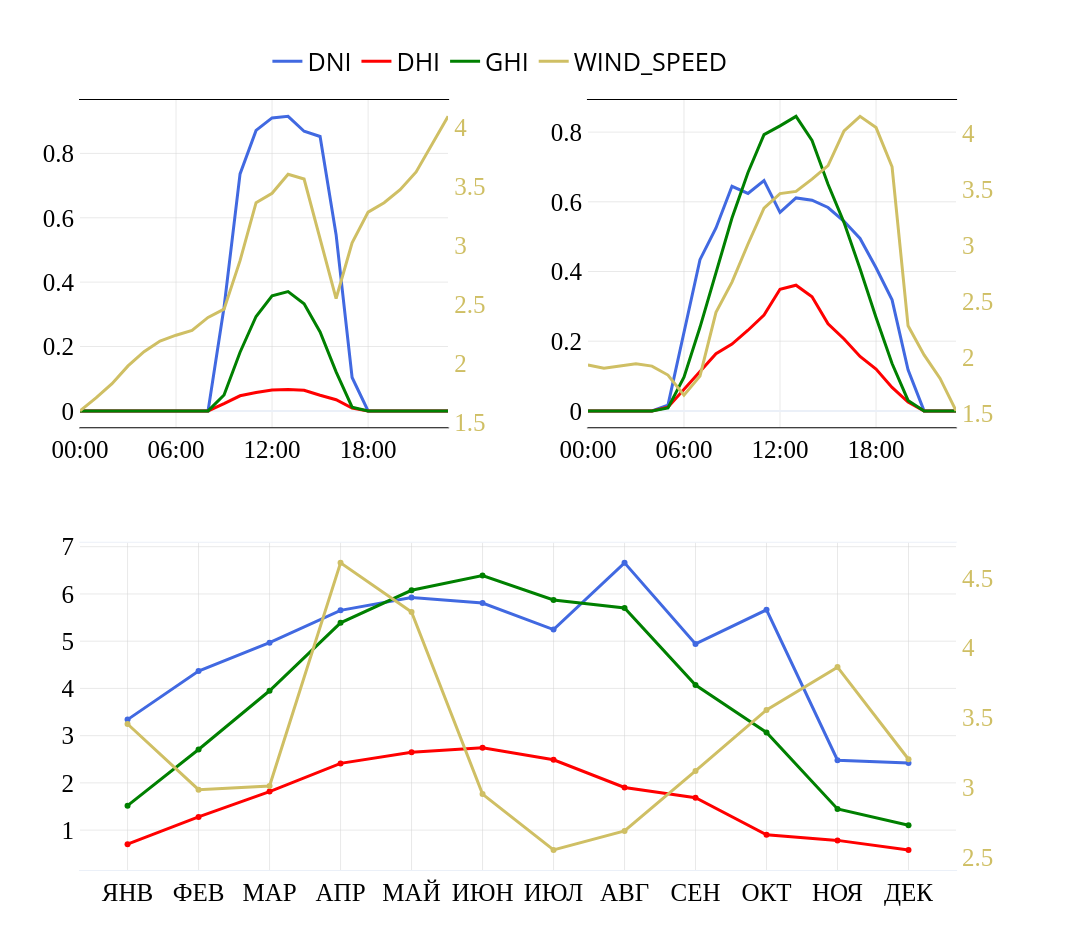

Notebook source saved alongside this figure:
### Code cell
from enum import Enum
from pathlib import Path
from plotly.subplots import make_subplots
import plotly.graph_objects as go

ROOT = Path().resolve().parents[1]
name_plot = 'plotly_gen'

class TraceParam(Enum):
    DNI = ('dni', False, '#4169E1')
    DHI = ('dhi', False, '#FF0000')
    GHI = ('ghi', False, '#008000')
    WS = ('wind_speed', True, '#CFBF64')
    # TA = ('temp_air', True, '#2B1700')

secondary_color = next(trace.value[2] for trace in TraceParam if trace.value[1] is True)

seasons = [('winter', data_day_winter, 1), ('summer', data_day_sum, 2)]

fig = make_subplots(rows=2, cols=2, horizontal_spacing=0.15,
                    vertical_spacing=0.15,
                    specs=[[{"secondary_y": True}, {"secondary_y": True}],
                           [{"colspan": 2, "secondary_y": True}, None]])

for season_label, data, col in seasons:
    for trace in TraceParam:
        name, secondary, color = trace.value
        fig.add_trace(
            go.Scatter(x=data['datetime'], y=data[name], name=name.upper(),
                       line=dict(color=color, width=3),
                       textposition='top center', showlegend=(col == 1)),
            secondary_y=secondary,
            row=1, col=col
        )

for trace in TraceParam:
    name, secondary, color = trace.value
    fig.add_trace(
        go.Scatter(x=data_year.index, y=data_year[name], name=name.upper(),
                   line=dict(color=color, width=3),
                   showlegend=False),
        secondary_y=secondary,
        row=2, col=1
    )
axis_config = {
    'tickfont_size': 25,
    'tickfont_color': 'black',
    'tickfont_family': 'bold',
    'showgrid': True,
    'gridcolor': 'lightgray',
    'gridwidth': 0.5,
    'mirror': True,
    'linewidth': 1
}
xaxis_config = {**axis_config, 'tickformat': '%H:00', 'linecolor': 'black'}
yaxis_config = {**axis_config, 'tickformat': ',2f', 'linecolor': 'white'}

for col in (1, 2):
    fig.update_xaxes(title_font=dict(color='black', size=50, family='bold'),
                     **xaxis_config, row=1, col=col)
    fig.update_yaxes(**yaxis_config, row=1, col=col)

fig.update_xaxes(title_font=dict(color='black', size=50, family='bold'),
                 **axis_config, row=2, col=1)
fig.update_yaxes(**yaxis_config, row=2, col=1)

secondary_y_config = {
    **yaxis_config,
    'showgrid': False,
    'tickfont_color': secondary_color
}

for row, col in [(1, 1), (1, 2), (2, 1)]:
    fig.update_yaxes(**secondary_y_config, secondary_y=True, row=row, col=col)

fig.update_layout(
    legend=dict(orientation="h", yanchor="bottom", y=1.02, xanchor="right", x=0.70),
    width=1600, height=950, template="plotly_white", autosize=False,
    plot_bgcolor='rgba(245,40,145,0)',
    legend_font_size=25, legend_font_color='black',
    title_font_size=35, title_font_family="bold", title_font_color="black",
    legend_title_font_color="black", legend_title_font_family="bold",
    separators="* .*"
)

fig.update_annotations(font_size=35, font_color='black')
fig.show()

data_path = ROOT / 'src' / 'plots' / f'{name_plot}.png'
fig.write_image(data_path)

### Figure 1 — Plotly figure (JSON) as saved in the notebook; plotly's stock layout.template omitted (floating-point values rounded to 4 significant figures)
{"data": [{"line": {"color": "#4169E1", "width": 3}, "name": "DNI", "showlegend": true, "textposition": "top center", "x": ["2019-01-18T00:00:00.000000000", "2019-01-18T01:00:00.000000000", "2019-01-18T02:00:00.000000000", "2019-01-18T03:00:00.000000000", "2019-01-18T04:00:00.000000000", "2019-01-18T05:00:00.000000000", "2019-01-18T06:00:00.000000000", "2019-01-18T07:00:00.000000000", "2019-01-18T08:00:00.000000000", "2019-01-18T09:00:00.000000000", "2019-01-18T10:00:00.000000000", "2019-01-18T11:00:00.000000000", "2019-01-18T12:00:00.000000000", "2019-01-18T13:00:00.000000000", "2019-01-18T14:00:00.000000000", "2019-01-18T15:00:00.000000000", "2019-01-18T16:00:00.000000000", "2019-01-18T17:00:00.000000000", "2019-01-18T18:00:00.000000000", "2019-01-18T19:00:00.000000000", "2019-01-18T20:00:00.000000000", "2019-01-18T21:00:00.000000000", "2019-01-18T22:00:00.000000000", "2019-01-18T23:00:00.000000000"], "y": [0.0, 0.0, 0.0, 0.0, 0.0, 0.0, 0.0, 0.0, 0.0, 0.3222, 0.7364, 0.8715, 0.9102, 0.9151, 0.8687, 0.8526, 0.5475, 0.1038, 0.0, 0.0, 0.0, 0.0, 0.0, 0.0], "type": "scatter", "xaxis": "x", "yaxis": "y"}, {"line": {"color": "#FF0000", "width": 3}, "name": "DHI", "showlegend": true, "textposition": "top center", "x": ["2019-01-18T00:00:00.000000000", "2019-01-18T01:00:00.000000000", "2019-01-18T02:00:00.000000000", "2019-01-18T03:00:00.000000000", "2019-01-18T04:00:00.000000000", "2019-01-18T05:00:00.000000000", "2019-01-18T06:00:00.000000000", "2019-01-18T07:00:00.000000000", "2019-01-18T08:00:00.000000000", "2019-01-18T09:00:00.000000000", "2019-01-18T10:00:00.000000000", "2019-01-18T11:00:00.000000000", "2019-01-18T12:00:00.000000000", "2019-01-18T13:00:00.000000000", "2019-01-18T14:00:00.000000000", "2019-01-18T15:00:00.000000000", "2019-01-18T16:00:00.000000000", "2019-01-18T17:00:00.000000000", "2019-01-18T18:00:00.000000000", "2019-01-18T19:00:00.000000000", "2019-01-18T20:00:00.000000000", "2019-01-18T21:00:00.000000000", "2019-01-18T22:00:00.000000000", "2019-01-18T23:00:00.000000000"], "y": [0.0, 0.0, 0.0, 0.0, 0.0, 0.0, 0.0, 0.0, 0.0, 0.02258, 0.04688, 0.05684, 0.06502, 0.06618, 0.06398, 0.04854, 0.03458, 0.00859, 0.0, 0.0, 0.0, 0.0, 0.0, 0.0], "type": "scatter", "xaxis": "x", "yaxis": "y"}, {"line": {"color": "#008000", "width": 3}, "name": "GHI", "showlegend": true, "textposition": "top center", "x": ["2019-01-18T00:00:00.000000000", "2019-01-18T01:00:00.000000000", "2019-01-18T02:00:00.000000000", "2019-01-18T03:00:00.000000000", "2019-01-18T04:00:00.000000000", "2019-01-18T05:00:00.000000000", "2019-01-18T06:00:00.000000000", "2019-01-18T07:00:00.000000000", "2019-01-18T08:00:00.000000000", "2019-01-18T09:00:00.000000000", "2019-01-18T10:00:00.000000000", "2019-01-18T11:00:00.000000000", "2019-01-18T12:00:00.000000000", "2019-01-18T13:00:00.000000000", "2019-01-18T14:00:00.000000000", "2019-01-18T15:00:00.000000000", "2019-01-18T16:00:00.000000000", "2019-01-18T17:00:00.000000000", "2019-01-18T18:00:00.000000000", "2019-01-18T19:00:00.000000000", "2019-01-18T20:00:00.000000000", "2019-01-18T21:00:00.000000000", "2019-01-18T22:00:00.000000000", "2019-01-18T23:00:00.000000000"], "y": [0.0, 0.0, 0.0, 0.0, 0.0, 0.0, 0.0, 0.0, 0.0, 0.04933, 0.1822, 0.2933, 0.3577, 0.3707, 0.3329, 0.2451, 0.1212, 0.01162, 0.0, 0.0, 0.0, 0.0, 0.0, 0.0], "type": "scatter", "xaxis": "x", "yaxis": "y"}, {"line": {"color": "#CFBF64", "width": 3}, "name": "WIND_SPEED", "showlegend": true, "textposition": "top center", "x": ["2019-01-18T00:00:00.000000000", "2019-01-18T01:00:00.000000000", "2019-01-18T02:00:00.000000000", "2019-01-18T03:00:00.000000000", "2019-01-18T04:00:00.000000000", "2019-01-18T05:00:00.000000000", "2019-01-18T06:00:00.000000000", "2019-01-18T07:00:00.000000000", "2019-01-18T08:00:00.000000000", "2019-01-18T09:00:00.000000000", "2019-01-18T10:00:00.000000000", "2019-01-18T11:00:00.000000000", "2019-01-18T12:00:00.000000000", "2019-01-18T13:00:00.000000000", "2019-01-18T14:00:00.000000000", "2019-01-18T15:00:00.000000000", "2019-01-18T16:00:00.000000000", "2019-01-18T17:00:00.000000000", "2019-01-18T18:00:00.000000000", "2019-01-18T19:00:00.000000000", "2019-01-18T20:00:00.000000000", "2019-01-18T21:00:00.000000000", "2019-01-18T22:00:00.000000000", "2019-01-18T23:00:00.000000000"], "y": [1.6, 1.71, 1.83, 1.98, 2.1, 2.19, 2.24, 2.28, 2.39, 2.46, 2.87, 3.36, 3.44, 3.6, 3.56, 3.05, 2.55, 3.02, 3.28, 3.36, 3.47, 3.62, 3.85, 4.09], "type": "scatter", "xaxis": "x", "yaxis": "y2"}, {"line": {"color": "#4169E1", "width": 3}, "name": "DNI", "showlegend": false, "textposition": "top center", "x": ["2019-07-19T00:00:00.000000000", "2019-07-19T01:00:00.000000000", "2019-07-19T02:00:00.000000000", "2019-07-19T03:00:00.000000000", "2019-07-19T04:00:00.000000000", "2019-07-19T05:00:00.000000000", "2019-07-19T06:00:00.000000000", "2019-07-19T07:00:00.000000000", "2019-07-19T08:00:00.000000000", "2019-07-19T09:00:00.000000000", "2019-07-19T10:00:00.000000000", "2019-07-19T11:00:00.000000000", "2019-07-19T12:00:00.000000000", "2019-07-19T13:00:00.000000000", "2019-07-19T14:00:00.000000000", "2019-07-19T15:00:00.000000000", "2019-07-19T16:00:00.000000000", "2019-07-19T17:00:00.000000000", "2019-07-19T18:00:00.000000000", "2019-07-19T19:00:00.000000000", "2019-07-19T20:00:00.000000000", "2019-07-19T21:00:00.000000000", "2019-07-19T22:00:00.000000000", "2019-07-19T23:00:00.000000000"], "y": [0.0, 0.0, 0.0, 0.0, 0.0, 0.01655, 0.2299, 0.434, 0.5249, 0.6445, 0.6239, 0.6609, 0.5697, 0.6111, 0.6047, 0.5837, 0.5441, 0.4947, 0.4106, 0.3187, 0.1178, 0.0, 0.0, 0.0], "type": "scatter", "xaxis": "x2", "yaxis": "y3"}, {"line": {"color": "#FF0000", "width": 3}, "name": "DHI", "showlegend": false, "textposition": "top center", "x": ["2019-07-19T00:00:00.000000000", "2019-07-19T01:00:00.000000000", "2019-07-19T02:00:00.000000000", "2019-07-19T03:00:00.000000000", "2019-07-19T04:00:00.000000000", "2019-07-19T05:00:00.000000000", "2019-07-19T06:00:00.000000000", "2019-07-19T07:00:00.000000000", "2019-07-19T08:00:00.000000000", "2019-07-19T09:00:00.000000000", "2019-07-19T10:00:00.000000000", "2019-07-19T11:00:00.000000000", "2019-07-19T12:00:00.000000000", "2019-07-19T13:00:00.000000000", "2019-07-19T14:00:00.000000000", "2019-07-19T15:00:00.000000000", "2019-07-19T16:00:00.000000000", "2019-07-19T17:00:00.000000000", "2019-07-19T18:00:00.000000000", "2019-07-19T19:00:00.000000000", "2019-07-19T20:00:00.000000000", "2019-07-19T21:00:00.000000000", "2019-07-19T22:00:00.000000000", "2019-07-19T23:00:00.000000000"], "y": [0.0, 0.0, 0.0, 0.0, 0.0, 0.01068, 0.0611, 0.1132, 0.1639, 0.1919, 0.2315, 0.2752, 0.349, 0.3607, 0.3272, 0.25, 0.2063, 0.1561, 0.12, 0.06727, 0.02519, 0.0, 0.0, 0.0], "type": "scatter", "xaxis": "x2", "yaxis": "y3"}, {"line": {"color": "#008000", "width": 3}, "name": "GHI", "showlegend": false, "textposition": "top center", "x": ["2019-07-19T00:00:00.000000000", "2019-07-19T01:00:00.000000000", "2019-07-19T02:00:00.000000000", "2019-07-19T03:00:00.000000000", "2019-07-19T04:00:00.000000000", "2019-07-19T05:00:00.000000000", "2019-07-19T06:00:00.000000000", "2019-07-19T07:00:00.000000000", "2019-07-19T08:00:00.000000000", "2019-07-19T09:00:00.000000000", "2019-07-19T10:00:00.000000000", "2019-07-19T11:00:00.000000000", "2019-07-19T12:00:00.000000000", "2019-07-19T13:00:00.000000000", "2019-07-19T14:00:00.000000000", "2019-07-19T15:00:00.000000000", "2019-07-19T16:00:00.000000000", "2019-07-19T17:00:00.000000000", "2019-07-19T18:00:00.000000000", "2019-07-19T19:00:00.000000000", "2019-07-19T20:00:00.000000000", "2019-07-19T21:00:00.000000000", "2019-07-19T22:00:00.000000000", "2019-07-19T23:00:00.000000000"], "y": [0.0, 0.0, 0.0, 0.0, 0.0, 0.00865, 0.0968, 0.2398, 0.3996, 0.5536, 0.684, 0.7929, 0.8178, 0.8452, 0.776, 0.6504, 0.5403, 0.4082, 0.2681, 0.136, 0.03008, 0.0, 0.0, 0.0], "type": "scatter", "xaxis": "x2", "yaxis": "y3"}, {"line": {"color": "#CFBF64", "width": 3}, "name": "WIND_SPEED", "showlegend": false, "textposition": "top center", "x": ["2019-07-19T00:00:00.000000000", "2019-07-19T01:00:00.000000000", "2019-07-19T02:00:00.000000000", "2019-07-19T03:00:00.000000000", "2019-07-19T04:00:00.000000000", "2019-07-19T05:00:00.000000000", "2019-07-19T06:00:00.000000000", "2019-07-19T07:00:00.000000000", "2019-07-19T08:00:00.000000000", "2019-07-19T09:00:00.000000000", "2019-07-19T10:00:00.000000000", "2019-07-19T11:00:00.000000000", "2019-07-19T12:00:00.000000000", "2019-07-19T13:00:00.000000000", "2019-07-19T14:00:00.000000000", "2019-07-19T15:00:00.000000000", "2019-07-19T16:00:00.000000000", "2019-07-19T17:00:00.000000000", "2019-07-19T18:00:00.000000000", "2019-07-19T19:00:00.000000000", "2019-07-19T20:00:00.000000000", "2019-07-19T21:00:00.000000000", "2019-07-19T22:00:00.000000000", "2019-07-19T23:00:00.000000000"], "y": [1.93, 1.9, 1.92, 1.94, 1.92, 1.84, 1.66, 1.83, 2.4, 2.67, 3.01, 3.33, 3.46, 3.48, 3.59, 3.71, 4.02, 4.15, 4.05, 3.7, 2.28, 2.02, 1.81, 1.52], "type": "scatter", "xaxis": "x2", "yaxis": "y4"}, {"line": {"color": "#4169E1", "width": 3}, "name": "DNI", "showlegend": false, "x": ["ЯНВ", "ФЕВ", "МАР", "АПР", "МАЙ", "ИЮН", "ИЮЛ", "АВГ", "СЕН", "ОКТ", "НОЯ", "ДЕК"], "y": [3.34, 4.369, 4.968, 5.653, 5.926, 5.806, 5.246, 6.658, 4.942, 5.663, 2.481, 2.419], "type": "scatter", "xaxis": "x3", "yaxis": "y5"}, {"line": {"color": "#FF0000", "width": 3}, "name": "DHI", "showlegend": false, "x": ["ЯНВ", "ФЕВ", "МАР", "АПР", "МАЙ", "ИЮН", "ИЮЛ", "АВГ", "СЕН", "ОКТ", "НОЯ", "ДЕК"], "y": [0.7026, 1.279, 1.816, 2.413, 2.65, 2.746, 2.49, 1.904, 1.687, 0.9019, 0.7833, 0.582], "type": "scatter", "xaxis": "x3", "yaxis": "y5"}, {"line": {"color": "#008000", "width": 3}, "name": "GHI", "showlegend": false, "x": ["ЯНВ", "ФЕВ", "МАР", "АПР", "МАЙ", "ИЮН", "ИЮЛ", "АВГ", "СЕН", "ОКТ", "НОЯ", "ДЕК"], "y": [1.518, 2.708, 3.95, 5.388, 6.078, 6.389, 5.872, 5.703, 4.072, 3.069, 1.449, 1.103], "type": "scatter", "xaxis": "x3", "yaxis": "y5"}, {"line": {"color": "#CFBF64", "width": 3}, "name": "WIND_SPEED", "showlegend": false, "x": ["ЯНВ", "ФЕВ", "МАР", "АПР", "МАЙ", "ИЮН", "ИЮЛ", "АВГ", "СЕН", "ОКТ", "НОЯ", "ДЕК"], "y": [3.452, 2.982, 3.009, 4.608, 4.255, 2.95, 2.55, 2.686, 3.116, 3.554, 3.86, 3.2], "type": "scatter", "xaxis": "x3", "yaxis": "y6"}], "layout": {"xaxis": {"anchor": "y", "domain": [0.0, 0.395], "title": {"font": {"color": "black", "size": 50, "family": "bold"}}, "tickfont": {"size": 25, "color": "black", "family": "bold"}, "showgrid": true, "gridcolor": "lightgray", "gridwidth": 0.5, "mirror": true, "linewidth": 1, "tickformat": "%H:00", "linecolor": "black"}, "yaxis": {"anchor": "x", "domain": [0.575, 1.0], "tickfont": {"size": 25, "color": "black", "family": "bold"}, "showgrid": true, "gridcolor": "lightgray", "gridwidth": 0.5, "mirror": true, "linewidth": 1, "tickformat": ",2f", "linecolor": "white"}, "yaxis2": {"anchor": "x", "overlaying": "y", "side": "right", "tickfont": {"size": 25, "color": "#CFBF64", "family": "bold"}, "showgrid": false, "gridcolor": "lightgray", "gridwidth": 0.5, "mirror": true, "linewidth": 1, "tickformat": ",2f", "linecolor": "white"}, "xaxis2": {"anchor": "y3", "domain": [0.545, 0.94], "title": {"font": {"color": "black", "size": 50, "family": "bold"}}, "tickfont": {"size": 25, "color": "black", "family": "bold"}, "showgrid": true, "gridcolor": "lightgray", "gridwidth": 0.5, "mirror": true, "linewidth": 1, "tickformat": "%H:00", "linecolor": "black"}, "yaxis3": {"anchor": "x2", "domain": [0.575, 1.0], "tickfont": {"size": 25, "color": "black", "family": "bold"}, "showgrid": true, "gridcolor": "lightgray", "gridwidth": 0.5, "mirror": true, "linewidth": 1, "tickformat": ",2f", "linecolor": "white"}, "yaxis4": {"anchor": "x2", "overlaying": "y3", "side": "right", "tickfont": {"size": 25, "color": "#CFBF64", "family": "bold"}, "showgrid": false, "gridcolor": "lightgray", "gridwidth": 0.5, "mirror": true, "linewidth": 1, "tickformat": ",2f", "linecolor": "white"}, "xaxis3": {"anchor": "y5", "domain": [0.0, 0.94], "title": {"font": {"color": "black", "size": 50, "family": "bold"}}, "tickfont": {"size": 25, "color": "black", "family": "bold"}, "showgrid": true, "gridcolor": "lightgray", "gridwidth": 0.5, "mirror": true, "linewidth": 1}, "yaxis5": {"anchor": "x3", "domain": [0.0, 0.425], "tickfont": {"size": 25, "color": "black", "family": "bold"}, "showgrid": true, "gridcolor": "lightgray", "gridwidth": 0.5, "mirror": true, "linewidth": 1, "tickformat": ",2f", "linecolor": "white"}, "yaxis6": {"anchor": "x3", "overlaying": "y5", "side": "right", "tickfont": {"size": 25, "color": "#CFBF64", "family": "bold"}, "showgrid": false, "gridcolor": "lightgray", "gridwidth": 0.5, "mirror": true, "linewidth": 1, "tickformat": ",2f", "linecolor": "white"}, "legend": {"font": {"size": 25, "color": "black"}, "title": {"font": {"color": "black", "family": "bold"}}, "orientation": "h", "yanchor": "bottom", "y": 1.02, "xanchor": "right", "x": 0.7}, "title": {"font": {"size": 35, "family": "bold", "color": "black"}}, "width": 1600, "height": 950, "autosize": false, "plot_bgcolor": "rgba(245,40,145,0)", "separators": "* .*"}}
